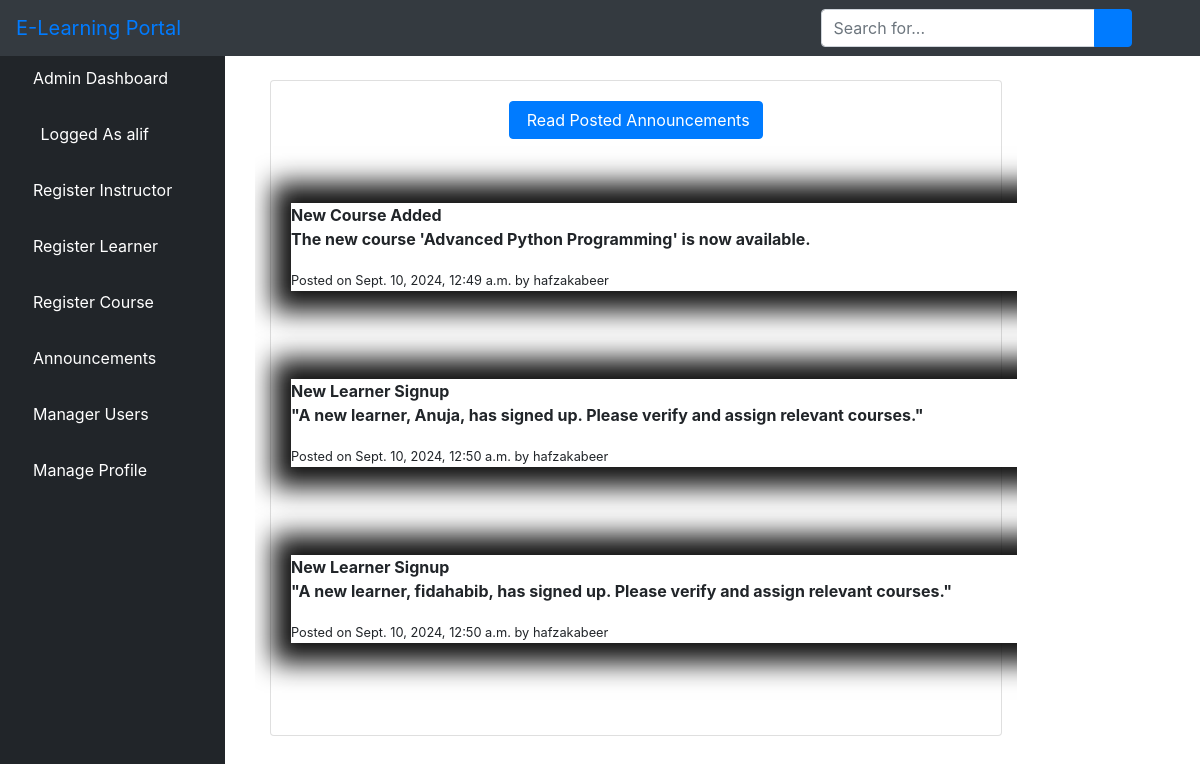
The page /alpost/ (signed in) on the database its author committed.
### elearn/models.py (models this page shows)
class User(AbstractUser):
    is_learner = models.BooleanField(default=False)
    is_instructor = models.BooleanField(default=False)
    is_admin = models.BooleanField(default=False)

class Announcement(models.Model):
    user = models.ForeignKey(User, on_delete=models.CASCADE)
    content = models.TextField()
    posted_at = models.DateTimeField(auto_now=True, null=True)
    def __str__(self):
        return str(self.content)

### elearn/views.py (the view)
# urls.py: path('alpost/', views.AdminListTise.as_view(), name='alpost'),
class AdminListTise(LoginRequiredMixin, ListView):
    model = Announcement
    template_name = 'dashboard/admin/tise_list.html'
    def get_queryset(self):
        return Announcement.objects.filter(posted_at__lt=timezone.now()).order_by('posted_at')

### elearn/templates/dashboard/admin/tise_list.html (shortened to what this page needs)
{% extends 'dashboard/admin/base.html' %}
{% block body %}
  <div class="container-fluid">
        <div class="row">
          <div class="col-11 mb-3">
          <div class="col-11 mb-3">
                <div id="content-wrapper" style="padding-top: 30px">
        <div class="container-fluid">
            <div class="card mb-3">
                <div class="card-body">
    <center><a href="/llchat"><button class="btn btn btn-primary">
    Read Posted Announcements</button></a><br><br><br></center>
     {% for tise in object_list %}
        <div class="chat" style="width: 150%; background: white; box-shadow: 2px 0px 25px 20px #111;">
            <p><b class="chat-content">{{ tise|linebreaks }}</b></p>
            <small class="chat-date">Posted on {{ tise.posted_at }} by {{ tise.user }}</small>
        </div><br><br><br>
     {% empty %}
    <h1 class="heading">No Chats Yet Be The First To Message!</h1><br>
    {% endfor %}
    </div>
                      </div>
                    </div>
                  </div>
</div>
</div>
</div>
{% endblock body %}

### elearn/templates/dashboard/admin/base.html (shortened to what this page needs)
<!DOCTYPE html>
<html lang="en">
<head>
    {% load static %}
    <link href="{% static 'vendor/fontawesome-free/css/all.min.css' %}" rel="stylesheet" type="text/css">
    <link href="{% static 'vendor/datatables/dataTables.bootstrap4.css' %}" rel="stylesheet">
    <link href="{% static 'css/sb-admin.css' %}" rel="stylesheet">
</head>
<body id="page-top">
<nav class="navbar navbar-expand navbar-dark bg-dark fixed-top">
    <a class="navbar-brand mr-1 text-primary" href="">E-Learning Portal</a>
    <button class="btn btn-link btn-sm text-white order-1 order-sm-0" id="sidebarToggle" href="#">
        <i class="fas fa-bars"></i>
    </button>
    <form class="d-none d-md-inline-block form-inline ml-auto mr-0 mr-md-3 my-2 my-md-0">
        <div class="input-group">
            <input type="text" class="form-control" placeholder="Search for..." aria-label="Search" aria-describedby="basic-addon2">
            <div class="input-group-append">
                <button class="btn btn-primary" type="button">
                    <i class="fas fa-search"></i>
                </button>
            </div>
        </div>
    </form>
    <ul class="navbar-nav ml-auto ml-md-0">
        <li class="nav-item dropdown no-arrow">
            <a class="nav-link dropdown-toggle" href="#" id="userDropdown" role="button" data-toggle="dropdown" aria-haspopup="true" aria-expanded="false">
                <i class="fas fa-user-circle fa-fw text-primary"></i>
            </a>
        </li>
    </ul>
</nav>
<div id="wrapper" style="padding-top: 50px;">
<ul class="sidebar navbar-nav">
    <li class="nav-item active">
        <a class="nav-link" href="{% url 'dashboard' %}">
         <i class="fa fa-home" aria-hidden="true"></i>
            <span>Admin Dashboard</span>
        </a>
    </li>
    <li class="nav-item active">
        <a class="nav-link" href="">
            <i class="fas fa-user-circle fa-fw text-primary"></i>
            <span>Logged As {{ user.username }}</span>
        </a>
    </li>
    <li class="nav-item">
        <a class="nav-link" href="{% url 'isign' %}">
        <i class="fas fa-chalkboard-teacher"></i>
            <span style="color: white">Register Instructor</span>
        </a>
    </li>
     <li class="nav-item">
        <a class="nav-link" href="{% url 'addlearner' %}">
        <i class="fas fa-user-graduate"></i>
            <span style="color: white">Register Learner</span>
        </a>
    </li>
    <li class="nav-item">
        <a class="nav-link" href="{% url 'course' %}">
        <i class="fas fa-book-reader"></i>
            <span style="color: white">Register Course</span>
        </a>
    </li>
    <li class="nav-item dropdown no-arrow">
                            <a class="nav-link dropdown-toggle" data-toggle="dropdown" aria-haspopup="true" aria-expanded="false" href="">
        <i class="fas fa-bell"></i>
            <span style="color: white">Announcements</span>
        </a>
        </li>
    <li class="nav-item">
        <a class="nav-link" href="{% url 'aluser' %}">
            <i class="fas fa-users"></i>
            <span style="color: white">Manager Users</span>
        </a>
    </li>
    <li class="nav-item dropdown no-arrow">
                            <a class="nav-link dropdown-toggle" data-toggle="dropdown" aria-haspopup="true" aria-expanded="false" href="">
            <i class="fas fa-user"></i>
            <span style="color: white">Manage Profile</span>
        </a>
        </li>
</ul>
    {% block body %}{% endblock %}
</div>

### rows shown on the page
User: username "alif"
Announcement: content "The new course 'Advanced Python Programming' is now available.", posted_at "Sept. 10, 2024, 12:49 a.m.", user "hafzakabeer"
Announcement: content "\"A new learner, Anuja, has signed up. Please verify and assign relevant courses.\"", posted_at "Sept. 10, 2024, 12:50 a.m.", user "hafzakabeer"
Announcement: content "\"A new learner, fidahabib, has signed up. Please verify and assign relevant courses.\"", posted_at "Sept. 10, 2024, 12:50 a.m.", user "hafzakabeer"
